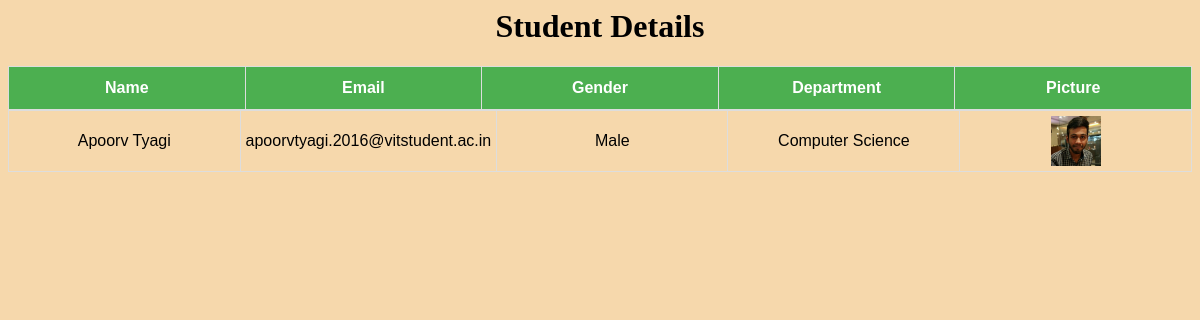
Screenshot of /dashboard/studentdetails.php (signed in) with the database file from the repository.
### tables this page shows
CREATE TABLE IF NOT EXISTS `users` (
  `id` int(11) NOT NULL AUTO_INCREMENT,
  `username` varchar(225) NOT NULL,
  `name` varchar(225) NOT NULL,
  `about` varchar(300) NOT NULL DEFAULT 'N/A',
  `role` varchar(225) NOT NULL,
  `email` varchar(225) NOT NULL,
  `token` varchar(225) NOT NULL,
  `gender` varchar(225) NOT NULL,
  `password` varchar(225) NOT NULL,
  `course` varchar(225) NOT NULL,
  `image` varchar(225) NOT NULL DEFAULT 'profile.jpg',
  `joindate` varchar(225) NOT NULL,
  PRIMARY KEY (`id`)
);

### dashboard/studentdetails.php (the view, shortened to what this page needs)
<html>
<head>
</head>
<body>
<h1><center>Student Details</h1>
<?php
	$dept=$_SESSION['course'];
	$con=mysqli_connect("localhost","root","","notes");
	if($con){
		$q=mysqli_query($con,"select * from users where role='student'and course='".$dept."'");
		?>
		<table id="detail">
			<tr>
				<th>Name</th>
				<th>Email</th>
				<th>Gender</th>
				<th>Department</th>
				<th>Picture</th>
			</tr>
		</table>
		<?php
		while($rows=mysqli_fetch_array($q))
		{
			?>
			<table id="detail">
			<tr>
			<td><?php echo $rows[2]; ?></td>
			<td><?php echo $rows[5]; ?></td>
			<td><?php echo $rows[7]; ?></td>
			<td><?php echo $rows[9]; ?></td>
			<td><?php echo "<img src='profilepics/$rows[10]' width=50px height=50px>"?></td>
			</tr>
			</table>
			<?php
		}
	}
	else
		echo "There was a error in connection";
?>

### dashboard/studentdetails.php (style rules this page uses)
body { background-color: #f6d8ac; }
#detail { font-family: "Trebuchet MS", Arial, Helvetica, sans-serif; border-collapse: collapse; width: 100%; }
#detail td { border: 1px solid #ddd; padding: 5px; text-align: center; width:20%; }
#detail th { padding-top: 12px; padding-bottom: 12px; border: 1px solid #ddd; width:20%; text-align: center; background-color: #4CAF50; color: white; }

### rows the page displays
users: name "Apoorv Tyagi", email "apoorvtyagi.2016@vitstudent.ac.in", gender "Male", course "Computer Science", image (picture)
